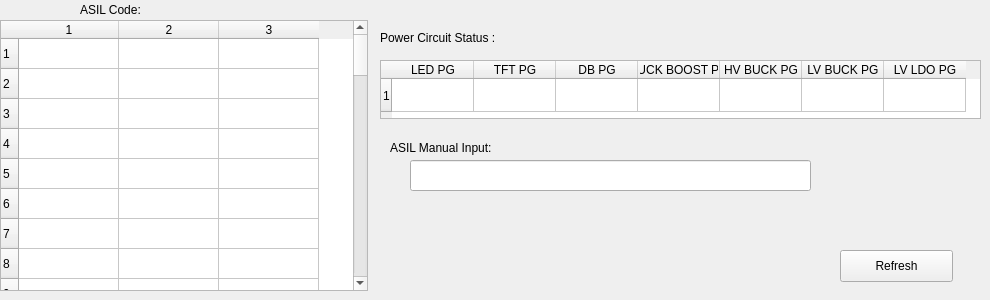
    <widget class="QWidget" name="tab_TconASIL">
     <attribute name="title">
      <string>TCON ASIL</string>
     </attribute>
     <widget class="QTableWidget" name="tableFailFlag">
      <property name="geometry">
       <rect>
        <x>0</x>
        <y>20</y>
        <width>368</width>
        <height>271</height>
       </rect>
      </property>
      <property name="rowCount">
       <number>48</number>
      </property>
      <property name="columnCount">
       <number>3</number>
      </property>
      <attribute name="horizontalHeaderCascadingSectionResizes">
       <bool>true</bool>
      </attribute>
      <attribute name="horizontalHeaderStretchLastSection">
       <bool>false</bool>
      </attribute>
      <row/>
      <row/>
      <row/>
      <row/>
      <row/>
      <row/>
      <row/>
      <row/>
      <row/>
      <row/>
      <row/>
      <row/>
      <row/>
      <row/>
      <row/>
      <row/>
      <row/>
      <row/>
      <row/>
      <row/>
      <row/>
      <row/>
      <row/>
      <row/>
      <row/>
      <row/>
      <row/>
      <row/>
      <row/>
      <row/>
      <row/>
      <row/>
      <row/>
      <row/>
      <row/>
      <row/>
      <row/>
      <row/>
      <row/>
      <row/>
      <row/>
      <row/>
      <row/>
      <row/>
      <row/>
      <row/>
      <row/>
      <row/>
      <column/>
      <column/>
      <column/>
     </widget>
     <widget class="QPushButton" name="ASILRefresh_Btn">
      <property name="geometry">
       <rect>
        <x>840</x>
        <y>250</y>
        <width>113</width>
        <height>32</height>
       </rect>
      </property>
      <property name="text">
       <string>Refresh</string>
      </property>
     </widget>
     <widget class="QTableWidget" name="powerbit_table">
      <property name="geometry">
       <rect>
        <x>380</x>
        <y>60</y>
        <width>601</width>
        <height>59</height>
       </rect>
      </property>
      <property name="rowCount">
       <number>1</number>
      </property>
      <property name="columnCount">
       <number>7</number>
      </property>
      <attribute name="horizontalHeaderCascadingSectionResizes">
       <bool>true</bool>
      </attribute>
      <attribute name="horizontalHeaderDefaultSectionSize">
       <number>82</number>
      </attribute>
      <attribute name="horizontalHeaderStretchLastSection">
       <bool>false</bool>
      </attribute>
      <attribute name="verticalHeaderCascadingSectionResizes">
       <bool>true</bool>
      </attribute>
      <attribute name="verticalHeaderDefaultSectionSize">
       <number>33</number>
      </attribute>
      <attribute name="verticalHeaderStretchLastSection">
       <bool>false</bool>
      </attribute>
      <row/>
      <column>
       <property name="text">
        <string>LED PG</string>
       </property>
      </column>
      <column>
       <property name="text">
        <string>TFT PG</string>
       </property>
      </column>
      <column>
       <property name="text">
        <string>DB PG</string>
       </property>
      </column>
      <column>
       <property name="text">
        <string>BUCK BOOST PG</string>
       </property>
      </column>
      <column>
       <property name="text">
        <string>HV BUCK PG</string>
       </property>
      </column>
      <column>
       <property name="text">
        <string>LV BUCK PG</string>
       </property>
      </column>
      <column>
       <property name="text">
        <string>LV LDO PG</string>
       </property>
      </column>
     </widget>
     <widget class="QLabel" name="powerByte_label">
      <property name="geometry">
       <rect>
        <x>380</x>
        <y>30</y>
        <width>151</width>
        <height>16</height>
       </rect>
      </property>
      <property name="text">
       <string>Power Circuit Status :</string>
      </property>
     </widget>
     <widget class="QLabel" name="asilcode_label">
      <property name="geometry">
       <rect>
        <x>80</x>
        <y>0</y>
        <width>191</width>
        <height>20</height>
       </rect>
      </property>
      <property name="text">
       <string>ASIL Code:</string>
      </property>
     </widget>
     <widget class="QLineEdit" name="asil_input_edit">
      <property name="geometry">
       <rect>
        <x>410</x>
        <y>160</y>
        <width>401</width>
        <height>31</height>
       </rect>
      </property>
      <property name="text">
       <string/>
      </property>
      <property name="maxLength">
       <number>55</number>
      </property>
     </widget>
     <widget class="QLabel" name="powerByte_label_2">
      <property name="geometry">
       <rect>
        <x>390</x>
        <y>140</y>
        <width>151</width>
        <height>16</height>
       </rect>
      </property>
      <property name="text">
       <string>ASIL Manual Input:</string>
      </property>
     </widget>
    </widget>
